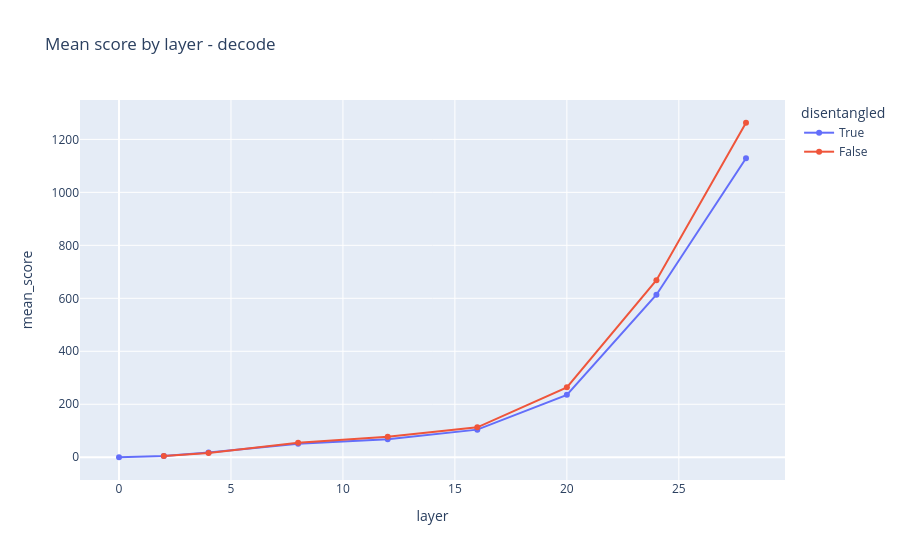
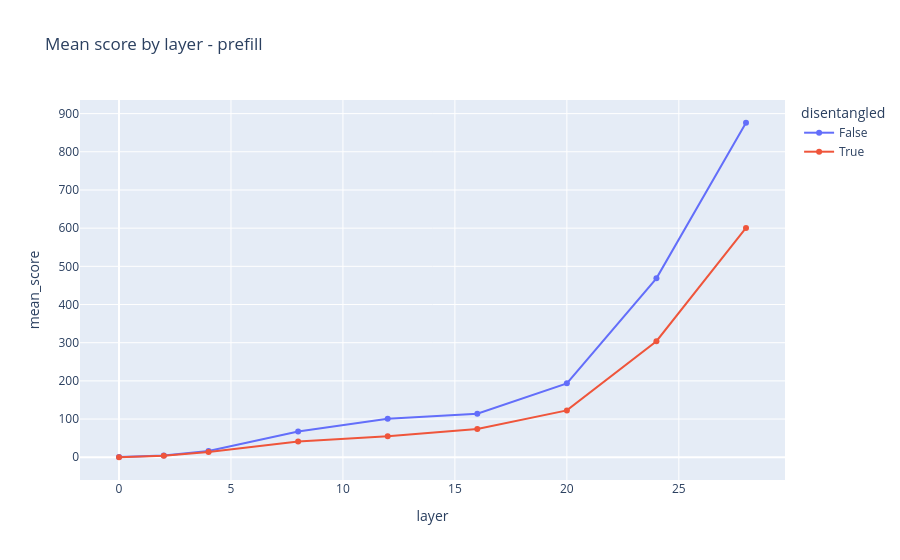

Write notebook code for charts like these, in order.
### Code cell
for phase in sorted(df['phase'].unique()):
    sub = df[(df['phase'] == phase) & (~df['is_special_token'])]
    pivot = sub.groupby(['layer', 'disentangled'], as_index=False).agg(mean_score=('score', 'mean'))
    fig = px.line(pivot, x='layer', y='mean_score', color='disentangled', markers=True, title=f'Mean score by layer - {phase}')
    fig.show()

### Figure 1 — Plotly figure (JSON) as saved in the notebook; plotly's stock layout.template omitted (floating-point values rounded to 4 significant figures)
{"data": [{"hovertemplate": "disentangled=True<br>layer=%{x}<br>mean_score=%{y}<extra></extra>", "legendgroup": "True", "line": {"color": "#636efa", "dash": "solid"}, "marker": {"symbol": "circle"}, "mode": "lines+markers", "name": "True", "orientation": "v", "showlegend": true, "type": "scatter", "x": [0, 2, 4, 8, 12, 16, 20, 24, 28], "xaxis": "x", "y": [3.364e-16, 4.441, 17.82, 51.25, 68.14, 104.2, 235.7, 613.5, 1129.0], "yaxis": "y"}, {"hovertemplate": "disentangled=False<br>layer=%{x}<br>mean_score=%{y}<extra></extra>", "legendgroup": "False", "line": {"color": "#EF553B", "dash": "solid"}, "marker": {"symbol": "circle"}, "mode": "lines+markers", "name": "False", "orientation": "v", "showlegend": true, "type": "scatter", "x": [2, 4, 8, 12, 16, 20, 24, 28], "xaxis": "x", "y": [4.537, 15.65, 55.07, 77.41, 112.9, 263.8, 668.2, 1263.0], "yaxis": "y"}], "layout": {"legend": {"title": {"text": "disentangled"}, "tracegroupgap": 0}, "title": {"text": "Mean score by layer - decode"}, "xaxis": {"anchor": "y", "domain": [0, 1], "title": {"text": "layer"}}, "yaxis": {"anchor": "x", "domain": [0, 1], "title": {"text": "mean_score"}}}}

### Figure 2 — Plotly figure (JSON) as saved in the notebook; plotly's stock layout.template omitted (floating-point values rounded to 4 significant figures)
{"data": [{"hovertemplate": "disentangled=False<br>layer=%{x}<br>mean_score=%{y}<extra></extra>", "legendgroup": "False", "line": {"color": "#636efa", "dash": "solid"}, "marker": {"symbol": "circle"}, "mode": "lines+markers", "name": "False", "orientation": "v", "showlegend": true, "type": "scatter", "x": [0, 2, 4, 8, 12, 16, 20, 24, 28], "xaxis": "x", "y": [0.3656, 4.618, 16.22, 67.6, 100.6, 113.7, 193.5, 468.6, 876.0], "yaxis": "y"}, {"hovertemplate": "disentangled=True<br>layer=%{x}<br>mean_score=%{y}<extra></extra>", "legendgroup": "True", "line": {"color": "#EF553B", "dash": "solid"}, "marker": {"symbol": "circle"}, "mode": "lines+markers", "name": "True", "orientation": "v", "showlegend": true, "type": "scatter", "x": [0, 2, 4, 8, 12, 16, 20, 24, 28], "xaxis": "x", "y": [3.411e-16, 3.631, 13.66, 41.28, 54.93, 74.15, 122.7, 304.0, 600.6], "yaxis": "y"}], "layout": {"legend": {"title": {"text": "disentangled"}, "tracegroupgap": 0}, "title": {"text": "Mean score by layer - prefill"}, "xaxis": {"anchor": "y", "domain": [0, 1], "title": {"text": "layer"}}, "yaxis": {"anchor": "x", "domain": [0, 1], "title": {"text": "mean_score"}}}}
